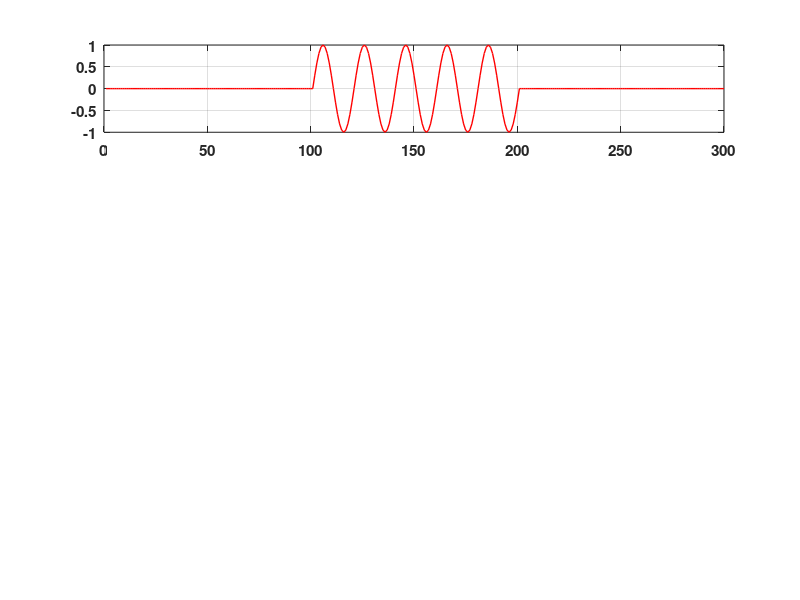

Recreate this plot in MATLAB. (Note: this script raises an error after producing the figure.)
format long g
format compact
clc
close all
clearvars
global startpath

% get the location of the script file to save figures
full_path = mfilename('fullpath');
[scriptpath,  filename, ext] = fileparts(full_path);

plot_num = 1;
line_width = 1.0;
cm = ['r', 'g', 'b', 'k'];

commandwindow;

%% simple signals

s = [];
sc = [];

% sine wave
s(1, :) = cat(2, zeros(1,100), sin(2*pi*0.05*(0:100-1)), zeros(1,100));

% square wave
s(2, :) = cat(2, zeros(1,100), ones(1,100), zeros(1,100));

% triangle wave
s(3, :) = cat(2, zeros(1,100), (0:0.01:1-0.01), zeros(1,100));

% random noise
s(4, :) = cat(2, zeros(1,100), 2*rand(1,100)-1, zeros(1,100));

num_sig = size(s,1);

% plot the auto correlations
for idx=1:num_sig
    sc(idx, :) = conv(s(idx, :), s(idx, end:-1:1), 'same');
end

x_sc = cell(num_sig, num_sig);
for idx=1:num_sig
    for jdx=1:num_sig
        x_sc{idx, jdx} = conv(s(jdx, :), s(idx, end:-1:1), 'same');
    end
end

% plot the base signal 
figure(plot_num)
set(gcf,'position',([50,50,1400,600]),'color','w')

for idx=1:num_sig
    subplot(num_sig,1,idx);
    hold on
    grid on
    box on
    plot(s(idx, :), cm(idx), 'LineWidth', line_width)
    set(gca,'fontweight','bold','FontSize',11);
    ax = gca;
    ax.Position = [0.06 ax.Position(2) 0.92 ax.Position(4)];
    ylabel(strcat('S',32, num2str(idx)), 'fontweight','bold','FontSize',12);

end

plot_num  = plot_num + 1;

% plot the auto correlation of the signals 
figure(plot_num)
set(gcf,'position',([50,50,1400,600]),'color','w')

for idx=1:num_sig
    subplot(num_sig,1,idx);hold on
    grid on
    box on
    plot(sc(idx, :), cm(idx), 'LineWidth', line_width)
    set(gca,'fontweight','bold','FontSize',11);
    ax = gca;
    ax.Position = [0.06 ax.Position(2) 0.92 ax.Position(4)];
    ylabel(strcat('S',32, num2str(idx)), 'fontweight','bold','FontSize',12);

end

plot_num  = plot_num + 1;

% plot the cross correlation of the signals
figure(plot_num)
set(gcf,'position',([350,50,1400,700]),'color','w')

for idx=1:num_sig
    subplot(num_sig,1,idx);
    grid on
    box on
    hold on
    
    for jdx=1:num_sig
        if(idx ~= jdx)
            plot(x_sc{idx,jdx}, cm(jdx), 'LineWidth', line_width);
        end
    end
    
    set(gca,'fontweight','bold','FontSize',12);
    ax = gca;
    ax.Position = [0.06 ax.Position(2) 0.92 ax.Position(4)];
    ylabel(strcat('S',32, num2str(idx)), 'fontweight','bold','FontSize',12);

end

plot_num  = plot_num + 1;

%% generate the base pulse train

% barker codes
b5 = [1, 1, 1, -1, 1];
b7 = [1, 1, 1, -1, -1, 1, 1];
b11 = [1, 1, 1, -1, -1, -1, 1, -1, -1, 1, -1];
b13 = [1, 1, 1, 1, 1, -1, -1, 1, 1, -1, 1, -1, 1];

% standard barker codes
x = b13;
sig_noise = 0.38;

% nested barker B5XB13 
% x = (b13' * b5)';
% x = x(:)';
% sig_noise = 0.7;

% maximal length sequence
x = maxmimal_length_seq(6);
sig_noise = 0.75;

x_length = length(x);

x2 = cat(2, zeros(1,20), x, zeros(1,20));
x2c = conv(x2, x2(end:-1:1), 'same');

% plot the base signal 
figure(plot_num)
set(gcf,'position',([50,50,1400,500]),'color','w')

subplot(2,1,1)
hold on
grid on
box on
plot(x2, 'b', 'LineWidth', line_width)
set(gca,'fontweight','bold','FontSize',11);
xlim([0, numel(x2)]);
ax = gca;
ax.Position = [0.04 ax.Position(2) 0.92 ax.Position(4)];

subplot(2,1,2)
hold on
grid on
box on
plot(x2c, 'g', 'LineWidth', line_width)
set(gca,'fontweight','bold','FontSize',12);
xlim([0, numel(x2)]);
ax = gca;
ax.Position = [0.04 ax.Position(2) 0.92 ax.Position(4)];

plot_num  = plot_num + 1;

%% start offset
start = 50;

% number of samples to place between pulses
pulse_spacing = 200 - x_length;

% number of pulses
pulse_num = 12;

% build the pulse train
space = zeros(1, pulse_spacing);
signal = repmat([x space], 1, pulse_num);
signal = [zeros(1, start) signal];

%% plot the base signal 
figure(plot_num)
set(gcf,'position',([50,50,1400,500]),'color','w')
plot(signal, 'b', 'LineWidth', line_width)
grid on
box on

set(gca,'fontweight','bold','FontSize',12);
xlim([0, numel(signal)]);
ax = gca;
ax.Position = [0.05 0.1 0.92 0.83];
ylabel('Base Signal', 'fontweight','bold','FontSize',12);

plot_num  = plot_num + 1;

%% generate 4 pulse trains that vary in start time
num = 3;
max_offset = 100;

% generate a random offset
off = [];
while(length(off) < num) 
    off = unique(randi([0,max_offset], num, 1), 'stable');
end

% create the signals with some noise
fprintf('offset: ');
for idx=1:num
    
    % generate noise
    noise = sig_noise * randn(1,length(signal) + max_offset);
    
    % build the signal
    sn(idx, :) = [zeros(1, off(idx)) signal zeros(1, max_offset-off(idx))]  + noise;
    
    fprintf('%d ', off(idx)+start+1);
    
end

fprintf('\n\n');

%% plot the signals

figure(plot_num)
set(gcf,'position',([50,50,1400,700]),'color','w')

for idx=1:num
    subplot(num,1,idx);
    plot(sn(idx,:), cm(idx), 'LineWidth', line_width)
    grid on
    box on
    
    set(gca,'fontweight','bold','FontSize',12);
    xlim([0, numel(sn(idx,:))]);
    ax = gca;
    ax.Position = [0.05 ax.Position(2) 0.92 ax.Position(4)];
    ylabel(strcat('Signal',32, num2str(idx)), 'fontweight','bold','FontSize',12);

end

plot_num  = plot_num + 1;

%% run the correlation
rxy = [];
for idx=1:num
    rxy(idx, :) = conv(sn(idx, :), x(end:-1:1), 'valid');
end


%% plot the auto correlation signals
figure(plot_num)
set(gcf,'position',([50,50,1400,700]),'color','w')

for idx=1:num
    subplot(num,1,idx);
    plot(rxy(idx,:), cm(idx), 'LineWidth', line_width)
    grid on
    box on
    
    set(gca,'fontweight','bold','FontSize',12);
    xlim([0, numel(rxy(idx,:))]);
    ax = gca;
    ax.Position = [0.05 ax.Position(2) 0.92 ax.Position(4)];
    ylabel(strcat('Rxy',32, num2str(idx)), 'fontweight','bold','FontSize',12);

end

plot_num  = plot_num + 1;

%% run a blind correlation

bxy_length = 200;
bxy = cell(num, num);

for idx=1:size(sn,1)
    for jdx=1:size(sn,1)
        bxy{idx,jdx} = conv(sn(jdx, 1:bxy_length), sn(idx, bxy_length:-1:1), 'same');
    end
end

%% plot the blind cross correlations 

figure(plot_num)
set(gcf,'position',([350,50,1400,700]),'color','w')

for idx=1:num
    subplot(num,1,idx);
    grid on
    box on
    hold on
    
    for jdx=1:num
        if(idx ~= jdx)
            plot(bxy{idx,jdx}, cm(jdx), 'LineWidth', line_width);
        end
    end
    
    set(gca,'fontweight','bold','FontSize',12);
    xlim([0, bxy_length]);
    ax = gca;
    ax.Position = [0.05 ax.Position(2) 0.92 ax.Position(4)];
    ylabel(strcat('Bxy',32, num2str(idx)), 'fontweight','bold','FontSize',12);

end

plot_num  = plot_num + 1;


